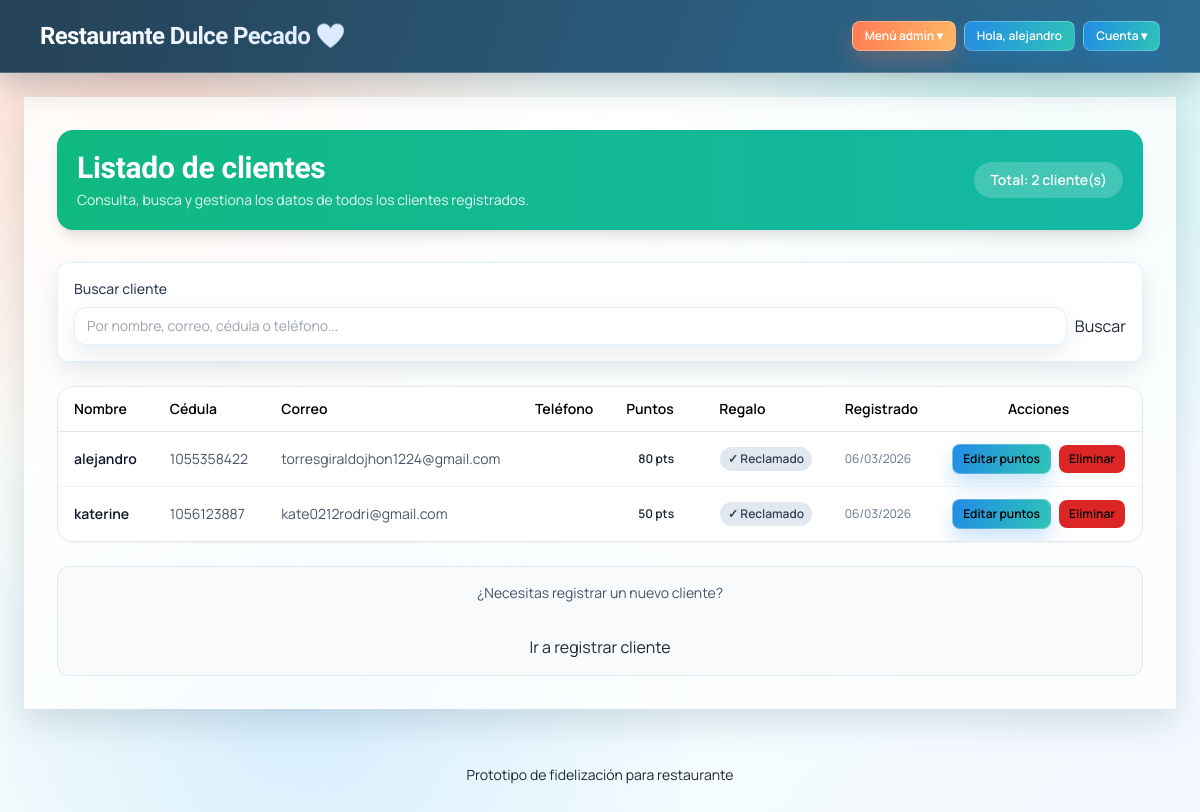
/panel/clientes/ (signed in), run on the app's committed database.
### core/models.py (models this page shows, shortened)
class Cliente(models.Model):
	user = models.OneToOneField(
		settings.AUTH_USER_MODEL,
		on_delete=models.SET_NULL,
		null=True,
		blank=True,
		related_name='cliente_profile',
	)  # Relación opcional con usuario autenticable del sistema.
	nombre = models.CharField(max_length=120)  # Nombre completo del cliente.
	cedula = models.CharField(max_length=20, unique=True, null=True, blank=True)  # Documento único.
	email = models.EmailField(unique=True)  # Correo único para contacto/códigos.
	telefono = models.CharField(max_length=30, blank=True)  # Teléfono de contacto.
	puntos = models.PositiveIntegerField(default=0)  # Acumulado de fidelización.
	creado_en = models.DateTimeField(auto_now_add=True)  # Fecha de creación automática.
	class Meta:
		ordering = ['-creado_en']  # Clientes más recientes primero.

### core/views.py (the view, shortened to what this page needs)
# urls.py: path('panel/clientes/', views.listar_clientes, name='listar_clientes'),  # Listado de clientes para staff.
@login_required
def listar_clientes(request):
	if not request.user.is_staff:
		messages.error(request, 'No tienes permisos para ver clientes.')
		return redirect('inicio')
	busqueda = request.GET.get('q', '').strip()
	clientes = Cliente.objects.all().order_by('-creado_en')
	ids_clientes = list(clientes.values_list('id', flat=True))
	beneficios_regalo = BeneficioCliente.objects.filter(cliente_id__in=ids_clientes)
	regalos_pendientes_ids = set(beneficios_regalo.filter(reclamado=False).values_list('cliente_id', flat=True))
	regalos_reclamados_ids = set(beneficios_regalo.filter(reclamado=True).values_list('cliente_id', flat=True))
	return render(
		request,
		'core/listar_clientes_panel.html',
		{
			'clientes': clientes,
			'busqueda': busqueda,
			'total_clientes': Cliente.objects.count(),
			'regalos_pendientes_ids': regalos_pendientes_ids,
			'regalos_reclamados_ids': regalos_reclamados_ids,
		},
	)

### templates/core/listar_clientes_panel.html (shortened to what this page needs)
{% extends 'core/base.html' %}
{% block contenido %}
<div class="mb-8 rounded-2xl bg-gradient-to-r  from-emerald-500 to-teal-500 p-5 text-white shadow-lg">
    <div class="flex flex-col gap-2 md:flex-row md:items-center md:justify-between">
        <div>
            <h2 class="text-3xl font-bold">Listado de clientes</h2>
            <p class="mt-1 text-sm text-white/90">Consulta, busca y gestiona los datos de todos los clientes registrados.</p>
        </div>
        <span class="rounded-full bg-white/20 px-4 py-2 text-sm font-semibold">Total: {{ total_clientes }} cliente(s)</span>
    </div>
</div>
<form method="get" class="mb-6 rounded-xl border border-slate-200 bg-white p-4 shadow-sm">
    <label class="block text-sm font-medium text-slate-700">Buscar cliente</label>
    <div class="mt-2 flex flex-col gap-2 md:flex-row">
        <input
            type="text"
            name="q"
            value="{{ busqueda }}"
            placeholder="Por nombre, correo, cédula o teléfono..."
            class="flex-1 rounded-xl border border-slate-300 bg-white px-3 py-2 text-sm shadow-sm outline-none transition focus:border-brand-500 focus:ring-2 focus:ring-brand-200"
        >
        <button type="submit" class="btn-brand whitespace-nowrap">Buscar</button>
    </div>
</form>
<div class="overflow-x-auto rounded-2xl border border-slate-200 shadow-sm">
    <table class="min-w-full divide-y divide-slate-200 bg-white text-sm">
        <thead class="bg-brand-900 text-left text-black">
            <tr>
                <th class="px-4 py-3 font-semibold">Nombre</th>
                <th class="px-4 py-3 font-semibold">Cédula</th>
                <th class="px-4 py-3 font-semibold">Correo</th>
                <th class="px-4 py-3 font-semibold">Teléfono</th>
                <th class="px-4 py-3 font-semibold">Puntos</th>
                <th class="px-4 py-3 font-semibold">Regalo</th>
                <th class="px-4 py-3 font-semibold">Registrado</th>
                <th class="px-4 py-3 font-semibold text-center">Acciones</th>
            </tr>
        </thead>
        <tbody class="divide-y divide-slate-100">
            {% for cliente in clientes %}
                <tr class="hover:bg-slate-50 transition">
                    <td class="px-4 py-3">
                        <span class="font-semibold text-slate-900">{{ cliente.nombre }}</span>
                    </td>
                    <td class="px-4 py-3 text-slate-600">{{ cliente.cedula}}</td>
                    <td class="px-4 py-3 text-slate-600">{{ cliente.email}}</td>
                    <td class="px-4 py-3 text-slate-600">{{cliente.telefono}}</td>
                    <td class="px-4 py-3">
                        <span class="inline-flex rounded-full bg-brand-100 px-3 py-1 text-xs font-semibold text-brand-700">
                            {{ cliente.puntos }} pts
                        </span>
                    </td>
                    <td class="px-4 py-3 text-center">
                        {% if cliente.id in regalos_pendientes_ids %}
                            <div class="flex flex-col items-center gap-1">
                                <span class="inline-flex items-center gap-1 rounded-full bg-emerald-100 px-2 py-1 text-xs font-semibold text-emerald-700">
                                    🎁 Pendiente de reclamar
                                </span>
                                <form method="post">
                                    {% csrf_token %}
                                    <input type="hidden" name="action_type" value="marcar_regalo_reclamado">
                                    <input type="hidden" name="cliente_id" value="{{ cliente.id }}">
                                    <button type="submit" class="rounded-md bg-emerald-600 px-2 py-1 text-[11px] font-semibold text-white transition hover:bg-emerald-500">
                                        Marcar reclamado
                                    </button>
                                </form>
                            </div>
                        {% elif cliente.id in regalos_reclamados_ids %}
                            <span class="inline-flex items-center gap-1 rounded-full bg-slate-200 px-2 py-1 text-xs font-semibold text-slate-700">
                                ✓ Reclamado
                            </span>
                        {% elif cliente.puntos >= 1000 %}
                            <span class="inline-flex rounded-full bg-amber-100 px-2 py-1 text-xs font-semibold text-amber-700">
                                Pendiente
                            </span>
                        {% else %}
                            <span class="text-xs text-slate-400">—</span>
                        {% endif %}
                    </td>
                    <td class="px-4 py-3 text-xs text-slate-500">{{ cliente.creado_en|date:'d/m/Y' }}</td>
                    <td class="px-4 py-3 text-center">
                        <div class="flex items-center justify-center gap-2">
                            <button
                                type="button"
                                class="rounded-lg bg-brand-600 px-2.5 py-1.5 text-xs font-semibold text-black transition hover:bg-brand-500"
                                data-action="abrir-editar"
                                data-cliente-id="{{ cliente.id }}"
                                data-cliente-nombre="{{ cliente.nombre }}"
                                data-cliente-puntos="{{ cliente.puntos }}"
                            >
                                Editar puntos
                            </button>
                            <button
                                type="button"
                                class="rounded-lg bg-red-600 px-2.5 py-1.5 text-xs font-semibold text-black transition hover:bg-red-500"
                                data-action="abrir-eliminar"
                                data-cliente-id="{{ cliente.id }}"
                                data-cliente-nombre="{{ cliente.nombre|escapejs }}"
                            >
                                Eliminar
                            </button>
                        </div>
                    </td>
                </tr>
            {% endfor %}
        </tbody>
    </table>
</div>
<div class="mt-6 rounded-xl border border-slate-200 bg-slate-50 p-4 text-center">
    <p class="text-sm text-slate-600">¿Necesitas registrar un nuevo cliente?</p>
    <br>
    <a href="{% url 'registrar_cliente_panel' %}" class="btn-brand mt-2 inline-block">Ir a registrar cliente</a>
</div>
{% endblock %}

### templates/core/base.html (shortened to what this page needs)
<!doctype html>
<html lang="es">
<head>
    {% load static %}
    <script src="https://cdn.tailwindcss.com"></script>
</head>
<body class="app-theme min-h-screen bg-gradient-to-br from-brand-50 via-ocean-50 to-sunset-50 text-slate-800">
<div class="pointer-events-none fixed inset-0 -z-10 overflow-hidden">
    <div class="absolute -left-16 -top-16 h-56 w-56 rounded-full bg-brand-500/20 blur-3xl"></div>
    <div class="absolute -right-20 top-1/3 h-64 w-64 rounded-full bg-ocean-500/20 blur-3xl"></div>
    <div class="absolute bottom-0 left-1/3 h-72 w-72 rounded-full bg-sunset-500/20 blur-3xl"></div>
</div>
<header class="sticky top-0 z-30 border-b border-white/10 bg-brand-900/90 text-white shadow-lg backdrop-blur-xl">
    <div class="mx-auto flex w-full max-w-6xl flex-col gap-4 px-4 py-5 md:flex-row md:items-center md:justify-between">
        <h1 class="bg-gradient-to-r from-white to-blue-100 bg-clip-text text-2xl font-black tracking-tight text-transparent">
            <a href="{% url 'inicio' %}">Restaurante Dulce Pecado 💜</a>
        </h1>
        <nav class="flex flex-wrap items-center gap-2 text-sm">
            {% if user.is_staff %}
                <details class="relative">
                    <summary class="list-none cursor-pointer rounded-lg bg-sunset-500 px-3 py-1.5 text-xs font-semibold text-white shadow-sm transition hover:bg-sunset-600">Menú admin ▾</summary>
                </details>
            {% endif %}
            {% if user.is_authenticated %}
                <span class="rounded-lg bg-ocean-500 px-3 py-1.5 text-xs font-semibold text-white shadow-sm">Hola, {{ user.username }}</span>
                {% if user.is_staff %}
                    <details class="relative">
                        <summary class="list-none cursor-pointer rounded-lg bg-brand-600 px-3 py-1.5 text-xs font-semibold text-white shadow-sm transition hover:bg-brand-500">Cuenta ▾</summary>
                    </details>
                {% endif %}
            {% else %}
                <a class="rounded-lg bg-ocean-500 px-3 py-2 font-medium text-white shadow-sm transition hover:-translate-y-0.5 hover:bg-ocean-600" href="{% url 'login' %}">Iniciar sesión</a>
            {% endif %}
        </nav>
    </div>
</header>
<main class="card-soft mx-auto my-6 w-full max-w-6xl p-5 md:p-8">
    {% block contenido %}{% endblock %}
</main>
<footer class="py-8 text-center text-sm text-brand-700">
    Prototipo de fidelización para restaurante
</footer>
</body>
</html>

### templates/core/base.html (style rules this page uses)
:root { --theme-ink: #1f2937; --theme-deep: #12344c; --theme-coral: #ff7b54; --theme-peach: #ffd7b8; --theme-mint: #2ec4b6; --theme-sky: #5aa9ff; --theme-cream: #fff9f3; --theme-card: rgba(255, 255, 255, 0.88); --theme-border: rgba(255, 255, 255, 0.7); --theme-shadow: 0 14px 32px rgba(18, 52, 76, 0.14); }
body.app-theme { font-family: 'Manrope', system-ui, sans-serif; color: var(--theme-ink); background: radial-gradient(circle at 12% 8%, rgba(255, 123, 84, 0.24), transparent 32%), radial-gradient(circle at 88% 14%, rgba(46, 196, 182, 0.2), transparent 30%), radial-gradient(circle at 25% 86%, rgba(90, 169, 255, 0.2), transparent 36%), linear-gradient(130deg, #fffaf5 0%, #f5fffd 48%, #f3f8ff 100%); background-attachment: fixed; }
h1, h2, h3, h4, h5, h6, .font-black, .font-bold { font-family: 'Sora', 'Manrope', system-ui, sans-serif; letter-spacing: -0.01em; }
body.app-theme header { background: linear-gradient(110deg, rgba(18, 52, 76, 0.92), rgba(30, 95, 137, 0.92)); border-bottom: 1px solid rgba(255, 255, 255, 0.22); box-shadow: 0 12px 30px rgba(18, 52, 76, 0.24); }
body.app-theme main.card-soft { background: linear-gradient(145deg, rgba(255, 255, 255, 0.84), rgba(255, 255, 255, 0.74)); border: 1px solid var(--theme-border); box-shadow: var(--theme-shadow); }
body.app-theme main .rounded-xl.border.bg-white, body.app-theme main .rounded-2xl.border.bg-white, body.app-theme main .rounded-xl.bg-white, body.app-theme main .rounded-2xl.bg-white { background: var(--theme-card); border-color: rgba(90, 169, 255, 0.18); box-shadow: 0 10px 24px rgba(18, 52, 76, 0.09); transition: transform 0.24s ease, box-shadow 0.24s ease, border-color 0.24s ease; }
body.app-theme .bg-blue-600, body.app-theme .bg-ocean-500, body.app-theme .bg-brand-600 { background: linear-gradient(110deg, #228be6, #2ec4b6); border: 1px solid rgba(255, 255, 255, 0.25); box-shadow: 0 10px 20px rgba(34, 139, 230, 0.24); }
body.app-theme .bg-sunset-500, body.app-theme .bg-amber-500 { background: linear-gradient(110deg, #ff7b54, #ffb866); border: 1px solid rgba(255, 255, 255, 0.3); box-shadow: 0 10px 22px rgba(255, 123, 84, 0.26); }
body.app-theme input, body.app-theme select, body.app-theme textarea { border-color: rgba(18, 52, 76, 0.2); background: rgba(255, 255, 255, 0.94); transition: border-color 0.2s ease, box-shadow 0.2s ease, background-color 0.2s ease; }
body.app-theme main > * { animation: fadeSlideIn 0.45s ease both; }
body.app-theme main > *:nth-child(2) { animation-delay: 0.05s; }
body.app-theme main > *:nth-child(3) { animation-delay: 0.1s; }

### data on the page
Cliente: nombre "alejandro", cedula "1055358422", email "torresgiraldojhon1224@gmail.com", puntos "80", shows "✓ Reclamado", creado_en "06/03/2026"
Cliente: nombre "katerine", cedula "1056123887", email "kate0212rodri@gmail.com", puntos "50", shows "✓ Reclamado", creado_en "06/03/2026"

### other printed values
{{ user.username }} "alejandro"
{{ total_clientes }} "2"
